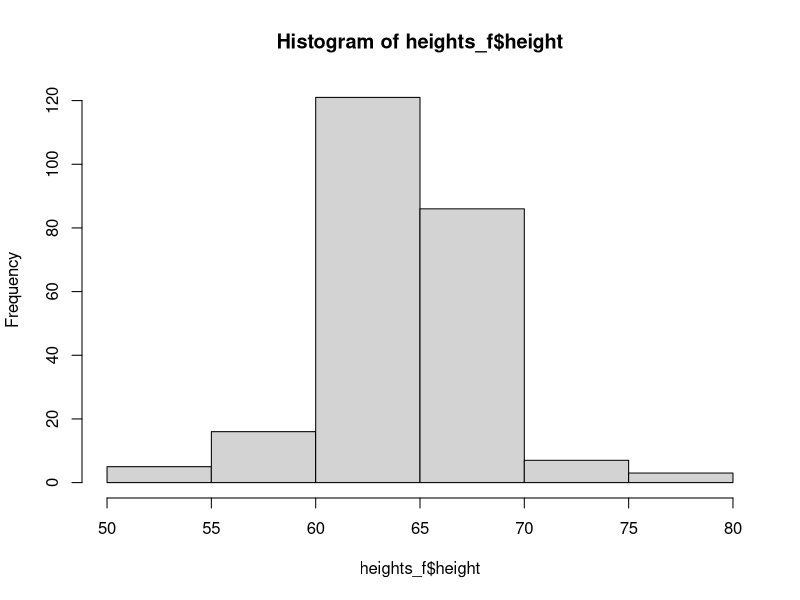

The R script that drew this image:
## ---- chunk 1
knitr::opts_chunk$set(echo = TRUE)
## ---- chunk 2
require(dslabs)

# subset heights dataset to include ONLY females
#heights_f <- subset(heights, sex="Female") should be
heights_f <- subset(heights, sex=="Female")
heights_f

# make a histogram of the height variable in your newly subsetted data frame
#hist(height) #should be
hist(heights_f$height)
